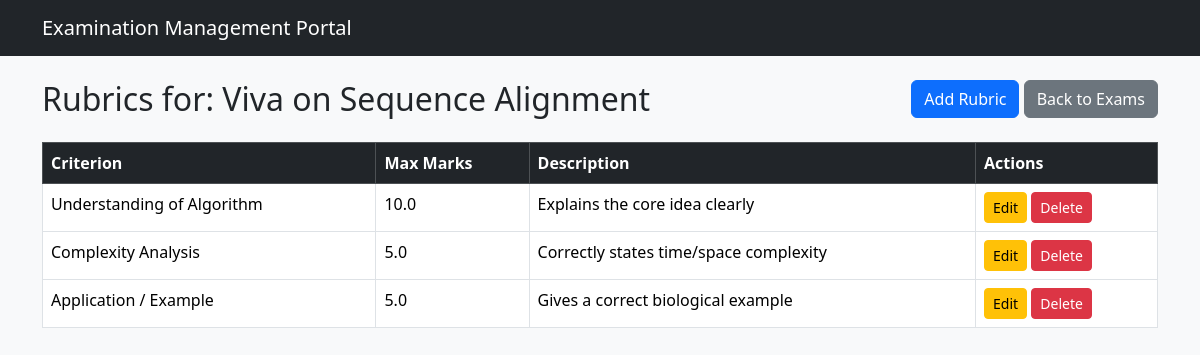
Screenshot of /admin/exams/1/rubrics (signed in) with the database file from the repository.
### models.py (models this page shows)
class Exam(db.Model):
    __tablename__ = 'exams'
    id = db.Column(db.Integer, primary_key=True)
    course_id = db.Column(db.Integer, db.ForeignKey('courses.id'), nullable=False)
    title = db.Column(db.String(150), nullable=False)
    exam_type = db.Column(db.String(30), nullable=False)  # Viva / Practical / Project Demo / Assessment
    status = db.Column(db.String(30), default='Draft')    # Draft / Slot Creation / Booking Open / Closed / Completed
    description = db.Column(db.Text)
    slot_creation_start = db.Column(db.DateTime)
    slot_creation_end   = db.Column(db.DateTime)
    booking_start       = db.Column(db.DateTime)
    booking_end         = db.Column(db.DateTime)
    created_at = db.Column(db.DateTime, default=datetime.utcnow)
    rubrics = db.relationship('Rubric', backref='exam', lazy=True, cascade='all, delete-orphan')
    slots   = db.relationship('Slot', backref='exam', lazy=True)
    bookings = db.relationship('Booking', backref='exam', lazy=True)
    assigned_examiners = db.relationship('ExamExaminer', backref='exam', lazy=True)

class Rubric(db.Model):
    __tablename__ = 'rubrics'
    id = db.Column(db.Integer, primary_key=True)
    exam_id = db.Column(db.Integer, db.ForeignKey('exams.id'), nullable=False)
    criterion = db.Column(db.String(150), nullable=False)
    max_marks = db.Column(db.Float, nullable=False)
    description = db.Column(db.Text)

### routes/admin.py (the view)
@admin_bp.route('/exams/<int:exam_id>/rubrics')
@role_required('admin')
def rubrics(exam_id):
    exam = Exam.query.get_or_404(exam_id)
    return render_template('admin/rubrics.html', exam=exam, rubrics=exam.rubrics)

### app.py (called while the page is built)
@login_manager.user_loader
def load_user(user_id):
    return User.query.get(int(user_id))

### templates/admin/rubrics.html (shortened to what this page needs)
{% extends "base.html" %}
{% block content %}
<div class="d-flex justify-content-between mb-3">
  <h2>Rubrics for: {{ exam.title }}</h2>
  <div>
    <a href="{{ url_for('admin.add_rubric', exam_id=exam.id) }}" class="btn btn-primary">Add Rubric</a>
    <a href="{{ url_for('admin.exams') }}" class="btn btn-secondary">Back to Exams</a>
  </div>
</div>
<table class="table table-bordered">
  <thead class="table-dark">
    <tr><th>Criterion</th><th>Max Marks</th><th>Description</th><th>Actions</th></tr>
  </thead>
  <tbody>
    {% for r in rubrics %}
    <tr>
      <td>{{ r.criterion }}</td>
      <td>{{ r.max_marks }}</td>
      <td>{{ r.description or '-' }}</td>
      <td>
        <a href="{{ url_for('admin.edit_rubric', id=r.id) }}" class="btn btn-sm btn-warning">Edit</a>
        <form action="{{ url_for('admin.delete_rubric', id=r.id) }}" method="POST" class="d-inline" onsubmit="return confirm('Delete?');">
          <button class="btn btn-sm btn-danger">Delete</button>
        </form>
      </td>
    </tr>
    {% else %}
    <tr><td colspan="4" class="text-center">No rubrics yet.</td></tr>
    {% endfor %}
  </tbody>
</table>
{% endblock %}

### rows the page displays
Exam: title "Viva on Sequence Alignment"
Rubric: criterion "Understanding of Algorithm", max_marks "10.0", description "Explains the core idea clearly"
Rubric: criterion "Complexity Analysis", max_marks "5.0", description "Correctly states time/space complexity"
Rubric: criterion "Application / Example", max_marks "5.0", description "Gives a correct biological example"
